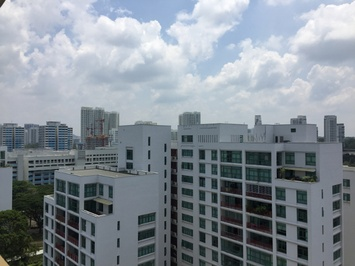
%> input picture images/im01.jpg, 355 x 266 px, shrunk from 640 x 480 before the run
$ octave Task7a.m   (GNU Octave 9; MATLAB toolbox functions it lacks are replaced by stand-ins)
%> lines starting %> are read from the running program, lines starting %| are printed output that depends on the picture
clc
clear
close all
run('vlfeat/vlfeat-0.9.21/toolbox/vl_setup')
%> (this line was passed over: vl_setup is not available in this run)

%% This file handles unordered images
peakThresh = 7.65;
edgeThresh = 10;
nSubsetPoints = 5;
errorThresh = 2;
nRuns = 10000;
alpha = 8;
beta = 0.1;
startImage = 1 ;
gainAdjust = true;


%% Load buildings, mountains and checkerboard images
images{1} = imread('images/im01.jpg');
images{2} = imread('images/im02.jpg');
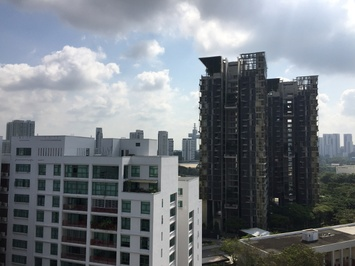
%> input picture images/im02.jpg, 355 x 266 px, shrunk from 640 x 480 before the run
images{3} = imread('images/im03.jpg');
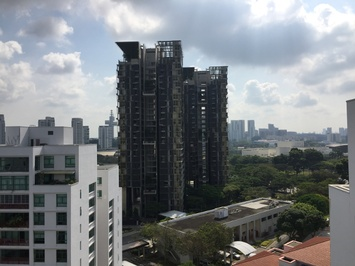
%> input picture images/im03.jpg, 355 x 266 px, shrunk from 640 x 480 before the run
images{4} = imread('images/im04.jpg');
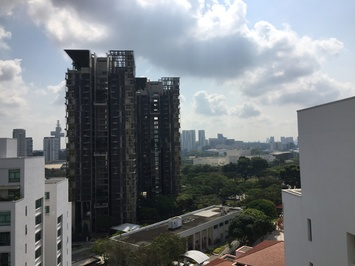
%> input picture images/im04.jpg, 355 x 266 px, shrunk from 640 x 480 before the run
images{5} = imread('images/mountains1.jpg');
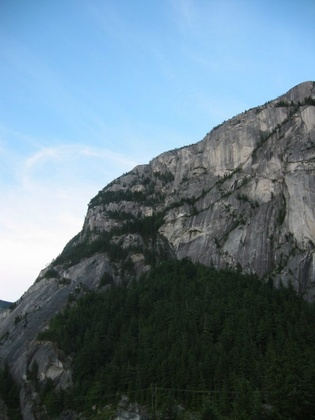
%> input picture images/mountains1.jpg, 315 x 420 px, shrunk from 568 x 758 before the run
images{6} = imread('images/mountains2.jpg');
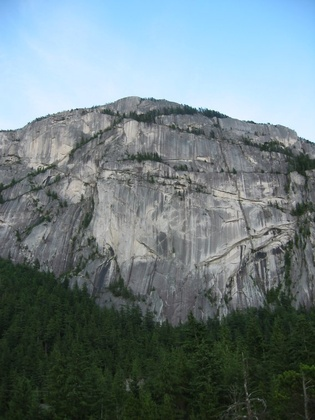
%> input picture images/mountains2.jpg, 315 x 420 px, shrunk from 568 x 758 before the run
%> (the run ends here)
